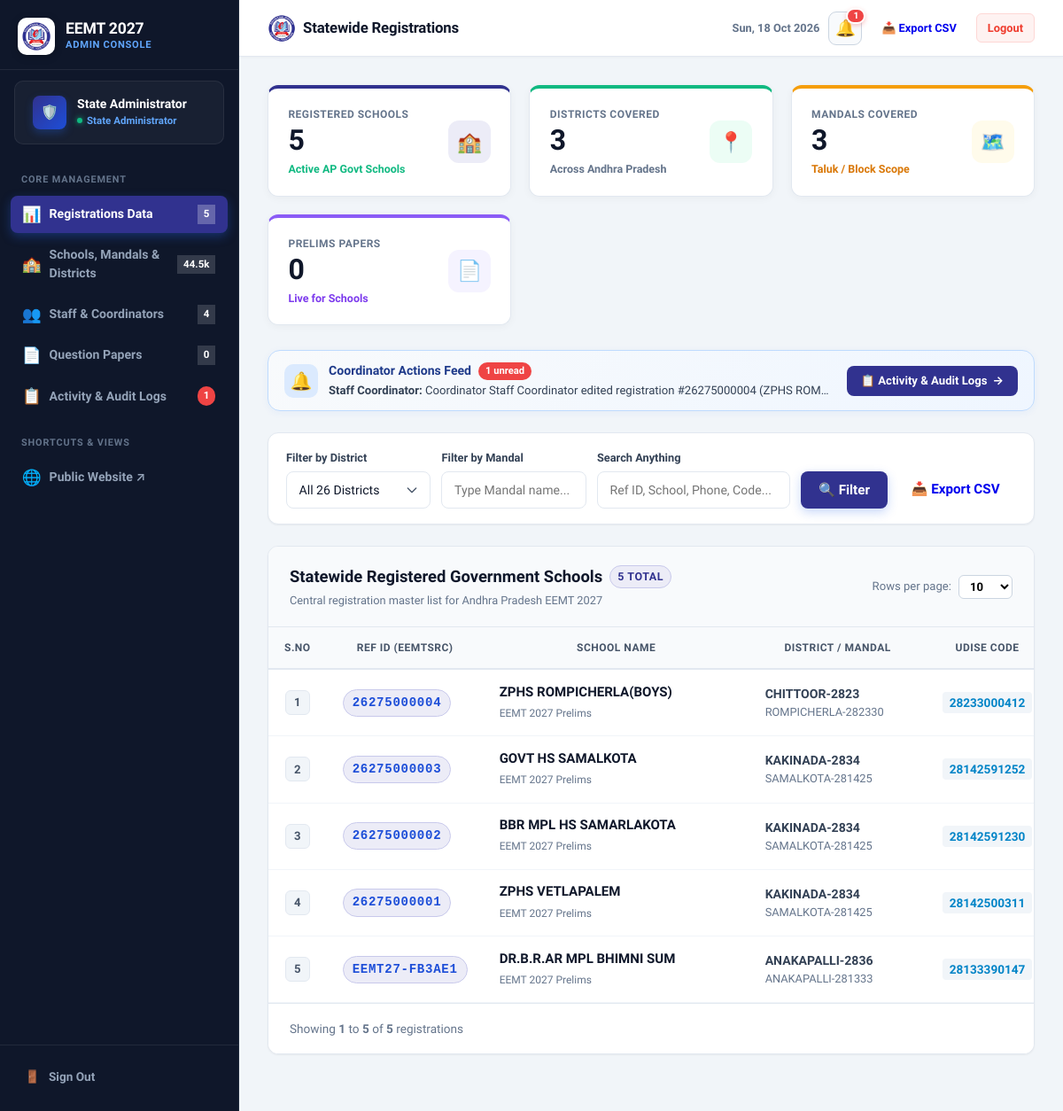
Page /admin/dashboard.php (signed in) on the committed database.
### tables this page shows
CREATE TABLE coordinator_activity_logs (
                    id INTEGER PRIMARY KEY AUTOINCREMENT,
                    user_id INTEGER NULL,
                    user_name VARCHAR(150) NOT NULL,
                    user_role VARCHAR(50) NOT NULL DEFAULT 'coordinator',
                    district VARCHAR(100) NULL,
                    action_type VARCHAR(80) NOT NULL,
                    action_title VARCHAR(255) NOT NULL,
                    details TEXT NULL,
                    old_values TEXT NULL,
                    new_values TEXT NULL,
                    ip_address VARCHAR(45) NULL,
                    is_read INTEGER DEFAULT 0,
                    created_at DATETIME DEFAULT CURRENT_TIMESTAMP
                );

CREATE TABLE school_registrations_2027 (
            id INTEGER PRIMARY KEY AUTOINCREMENT,
            reference_id TEXT NOT NULL UNIQUE,
            school_id INTEGER NULL,
            district TEXT NOT NULL,
            mandal TEXT NOT NULL,
            school_name TEXT NOT NULL,
            unique_code TEXT NOT NULL,
            contact_person TEXT NOT NULL,
            designation TEXT NOT NULL,
            mobile TEXT NOT NULL,
            email TEXT NOT NULL,
            ip_address TEXT NULL,
            status TEXT DEFAULT 'submitted',
            created_at TEXT DEFAULT CURRENT_TIMESTAMP
        );

### admin/dashboard.php (the view, shortened to what the rows shown need)
<?php
require_once __DIR__ . '/../includes/activity_logger.php';
$pdo = getDB();
$perPage = isset($_GET['per_page']) ? max(5, min(100, (int)$_GET['per_page'])) : 10;
$currentPage = isset($_GET['page']) ? max(1, (int)$_GET['page']) : 1;
$where = [];
$params = [];
$whereSql = !empty($where) ? "WHERE " . implode(" AND ", $where) : "";
$offset = ($currentPage - 1) * $perPage;
$querySql = "SELECT sr.* FROM school_registrations_2027 sr {$whereSql} ORDER BY sr.id DESC LIMIT " . (int)$perPage . " OFFSET " . (int)$offset;
$stmt = $pdo->prepare($querySql);
$stmt->execute($params);
$registrations = $stmt->fetchAll(PDO::FETCH_ASSOC);
require_once __DIR__ . '/includes/admin_header.php';
?>
<?php
$recentActs = getRecentCoordinatorActivities(3);
$unreadActCount = getUnreadActivityCount();
if (!empty($recentActs)):
?>
<div style="background: linear-gradient(135deg, #f8fafc, #eff6ff); border: 1.5px solid #bfdbfe; border-radius: 14px; padding: 12px 18px; margin-bottom: 1.5rem; display: flex; align-items: center; justify-content: space-between; gap: 15px; flex-wrap: wrap; box-shadow: 0 2px 8px rgba(37,99,235,0.06);">
    <div style="display: flex; align-items: center; gap: 12px; min-width: 0; flex: 1;">
        <div style="width: 38px; height: 38px; border-radius: 10px; background: #dbeafe; color: #1d4ed8; display: flex; align-items: center; justify-content: center; font-size: 1.25rem; flex-shrink: 0;">
            🔔
        </div>
        <div style="min-width: 0;">
            <div style="font-size: 0.88rem; font-weight: 800; color: #1e3a8a; display: flex; align-items: center; gap: 8px;">
                <span>Coordinator Actions Feed</span>
                <?php if ($unreadActCount > 0): ?>
                    <span style="background: #ef4444; color: white; font-size: 0.7rem; font-weight: 800; padding: 2px 8px; border-radius: 10px;"><?php echo $unreadActCount; ?> unread</span>
                <?php endif; ?>
            </div>
            <div style="font-size: 0.82rem; color: #334155; margin-top: 2px; white-space: nowrap; overflow: hidden; text-overflow: ellipsis; max-width: 720px;">
                <strong><?php echo htmlspecialchars($recentActs[0]['user_name']); ?>:</strong> <?php echo htmlspecialchars($recentActs[0]['action_title']); ?>
            </div>
        </div>
    </div>
    <div style="display: flex; align-items: center; gap: 8px;">
        <a href="activities.php" class="btn" style="padding: 7px 16px; font-size: 0.82rem; font-weight: 700; background: #31328f; color: white; border-radius: 8px; text-decoration: none; display: inline-flex; align-items: center; gap: 6px; white-space: nowrap;">
            <span>📋 Activity &amp; Audit Logs</span>
            <span>&rarr;</span>
        </a>
    </div>
</div>
<?php endif; ?>
<div class="card" style="padding: 0; overflow: hidden; box-shadow: var(--shadow-sm); border: 1px solid #e2e8f0; border-radius: 12px; margin-bottom: 2rem;">
    <?php if (empty($registrations)): ?>
        <div style="padding: 3.5rem 1.5rem; text-align: center; color: #64748b;">
            <div style="font-size: 2.5rem; margin-bottom: 0.5rem;">🔍</div>
            <h4 style="font-weight: 700; color: #334155; margin-bottom: 0.25rem;">No Registrations Found</h4>
            <p style="font-size: 0.9rem; margin: 0;">No school records match your current filter parameters.</p>
        </div>
    <?php else: ?>
        <div class="table-responsive" style="overflow-x: auto; width: 100%;">
            <table class="table" style="margin-bottom: 0; width: 100%; min-width: 1450px; border-collapse: collapse;">
                <thead style="background: #f8fafc; border-bottom: 2px solid #e2e8f0;">
                    <tr>
                        <th style="font-weight: 700; text-transform: uppercase; font-size: 0.75rem; letter-spacing: 0.5px; color: #475569; padding: 14px 18px; width: 65px; min-width: 60px; text-align: center;">S.No</th>
                        <th style="font-weight: 700; text-transform: uppercase; font-size: 0.75rem; letter-spacing: 0.5px; color: #475569; padding: 14px 18px; width: 160px; min-width: 160px;">Ref ID (EEMTSRC)</th>
                        <th style="font-weight: 700; text-transform: uppercase; font-size: 0.75rem; letter-spacing: 0.5px; color: #475569; padding: 14px 18px; width: 340px; min-width: 300px;">School Name</th>
                        <th style="font-weight: 700; text-transform: uppercase; font-size: 0.75rem; letter-spacing: 0.5px; color: #475569; padding: 14px 18px; width: 220px; min-width: 200px;">District / Mandal</th>
                        <th style="font-weight: 700; text-transform: uppercase; font-size: 0.75rem; letter-spacing: 0.5px; color: #475569; padding: 14px 18px; width: 140px; min-width: 130px;">UDISE Code</th>
                    </tr>
                </thead>
                <tbody>
                    <?php foreach ($registrations as $index => $row):
                        $sno = ($offset ?? 0) + $index + 1;
                    ?>
                        <tr style="border-bottom: 1px solid #f1f5f9;">
                            <td style="padding: 14px 18px; vertical-align: middle; text-align: center;">
                                <span style="display: inline-flex; align-items: center; justify-content: center; min-width: 28px; height: 28px; padding: 0 6px; border-radius: 6px; background: #f1f5f9; color: #475569; font-weight: 750; font-size: 0.82rem; border: 1px solid #e2e8f0;">
                                    <?php echo $sno; ?>
                                </span>
                            </td>
                            <td style="padding: 14px 18px; vertical-align: middle;">
                                <span class="badge" style="background: #ececf7; color: #1d4ed8; font-family: monospace; font-size: 0.88rem; font-weight: 700; border: 1px solid #c8c9eb; white-space: nowrap;">
                                    <?php echo htmlspecialchars($row['reference_id']); ?>
                                </span>
                            </td>
                            <td style="padding: 14px 18px; vertical-align: middle;">
                                <strong style="color: #0f172a; display: block; font-size: 0.94rem; line-height: 1.4;">
                                    <?php echo htmlspecialchars($row['school_name']); ?>
                                </strong>
                                <span style="font-size: 0.75rem; color: #64748b;">EEMT 2027 Prelims</span>
                            </td>
                            <td style="padding: 14px 18px; vertical-align: middle;">
                                <div style="font-weight: 700; color: #334155; font-size: 0.88rem; white-space: nowrap;"><?php echo htmlspecialchars($row['district']); ?></div>
                                <div style="font-size: 0.8rem; color: #64748b; white-space: nowrap;"><?php echo htmlspecialchars($row['mandal']); ?></div>
                            </td>
                            <td style="padding: 14px 18px; vertical-align: middle;">
                                <code style="background: #f1f5f9; padding: 0.25rem 0.5rem; border-radius: 4px; font-size: 0.85rem; color: #0284c7; font-weight: 600; white-space: nowrap;">
                                    <?php echo htmlspecialchars($row['unique_code']); ?>
                                </code>
                            </td>
                        </tr>
                    <?php endforeach; ?>
                </tbody>
            </table>
        </div>
    <?php endif; ?>
</div>
<?php require_once __DIR__ . '/includes/admin_footer.php'; ?>

### rows in the picture
coordinator_activity_logs: user_name "Staff Coordinator", action_title "Coordinator Staff Coordinator edited registration #26275000004 (ZPHS ROM…"
school_registrations_2027: sno "1", reference "26275000004", school_name "ZPHS ROMPICHERLA(BOYS)", district "CHITTOOR-2823", mandal "ROMPICHERLA-282330", unique_code "28233000412"
school_registrations_2027: sno "2", reference "26275000003", school_name "GOVT HS SAMALKOTA", district "KAKINADA-2834", mandal "SAMALKOTA-281425", unique_code "28142591252"
school_registrations_2027: sno "3", reference "26275000002", school_name "BBR MPL HS SAMARLAKOTA", district "KAKINADA-2834", mandal "SAMALKOTA-281425", unique_code "28142591230"
school_registrations_2027: sno "4", reference "26275000001", school_name "ZPHS VETLAPALEM", district "KAKINADA-2834", mandal "SAMALKOTA-281425", unique_code "28142500311"
school_registrations_2027: sno "5", reference "EEMT27-FB3AE1", school_name "DR.B.R.AR MPL BHIMNI SUM", district "ANAKAPALLI-2836", mandal "ANAKAPALLI-281333", unique_code "28133390147"

### other values in the picture
$user['name'] "State Administrator"
$totalSchoolsBadge "5"
$totalMasterBadge "44.5k"
$totalStaffBadge "4"
$totalPapersBadge "0"
$unreadActivitiesCount "1"
$pageTitle "Statewide Registrations"
$totalSchools "5"
$totalDistricts "3"
$totalMandals "3"
$totalPapers "0"
$unreadActCount "1"
$totalFiltered "5"
$showingFrom "1"
$showingTo "5"
